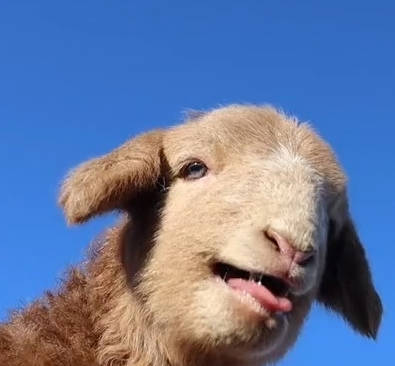
//> input picture 第3章、图像处理与鼠标事件/03图像色彩空间转换-进阶/image.jpg, 395 x 366 px
$ ./main   (built with g++ and OpenCV 4)
//> lines starting //> are read from the running program, lines starting //| are printed output that depends on the picture; after the words box and inside, x2 and y2 are one past the last pixel; in counts of white or black regions, pixels touching at a corner belong together
#include <iostream>

#include <opencv2/core/utils/logger.hpp>
#include <opencv2/opencv.hpp>

using namespace cv;
using namespace std;

int main(int argc, char const* argv[]) {
	utils::logging::setLogLevel(utils::logging::LOG_LEVEL_SILENT);
	Mat src = imread("image.jpg", IMREAD_COLOR);
//> src is the input picture: 366 rows x 395 cols, CV_8UC3; mean B, G, R 158, 120.6, 104
	Mat hsv, mask,redback;

	if (src.empty()) {
		printf("could not load image¡­¡­\n");
		return -1;
	}

	cvtColor(src, hsv, COLOR_BGR2HSV);
//> hsv: 366 rows x 395 cols, CV_8UC3; mean H, S, V 75, 138.2, 181.2
	inRange(hsv, Scalar(100, 43, 46), Scalar(124, 255, 255), mask);
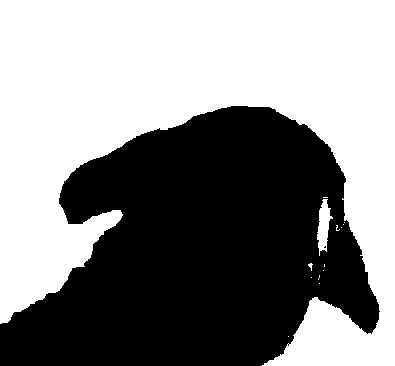
//> mask: 366 rows x 395 cols, CV_8UC1; 54.1% white; 2 black regions (1 under 20 px), largest, box (x1, y1, x2, y2) and area: (0, 106, 380, 366) 66394

	redback= Mat::zeros(src.size(), src.type());
	redback = Scalar(40, 40, 250);
	bitwise_not(mask, mask);
	src.copyTo(redback, mask);
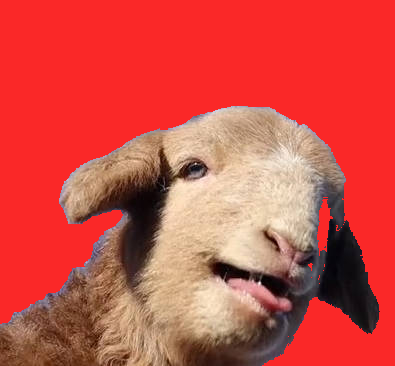
//> redback: 366 rows x 395 cols, CV_8UC3; mean B, G, R 70.1, 79, 206.6

	imshow("src", src);
	imshow("hsv", hsv);
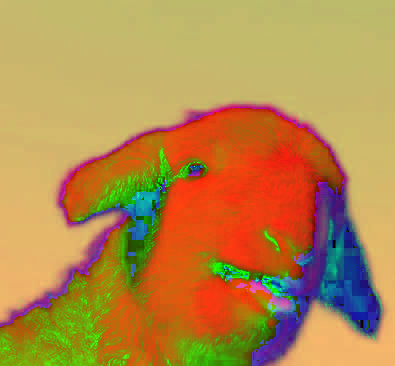
//> window 'hsv': 366 rows x 395 cols, CV_8UC3; mean B, G, R 75, 138.2, 181.2
	imshow("mask", mask);
	imshow("redback", redback);

	waitKey(0);

	destroyAllWindows();

	return 0;
}
